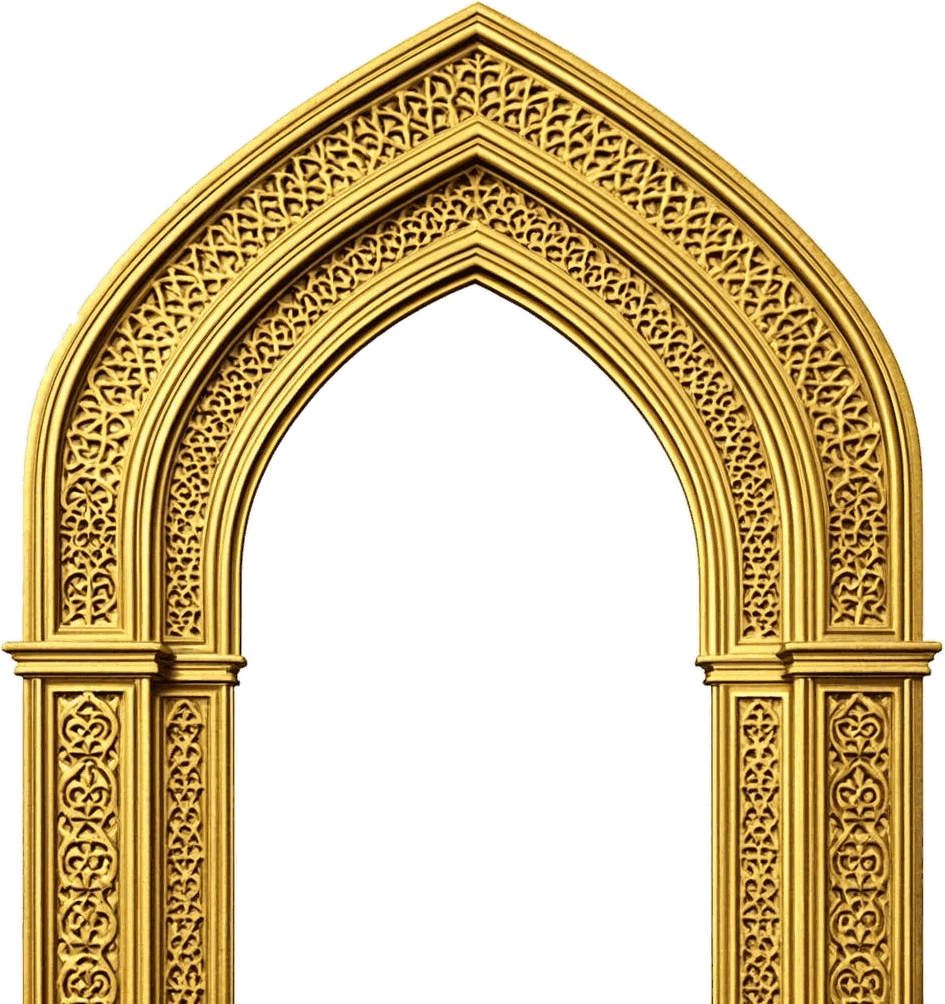
#> input picture assets/art/arch-sultan-tall.png, 945 x 1004 px, given in place of shamsa-raw.png, which was not available
$ python cutout-v3.py
#> lines starting #> are read from the running program, lines starting #| are printed output that depends on the picture
#!/usr/bin/env python3
"""Sultan v3 — cut out the newly generated black-background assets.

Edge flood-fill on a dark key (bg is pure/near black), then enclosed
near-black pockets larger than a threshold are removed too (keeps fine
engraving lines, drops trapped background), gentle edge feathering,
FASTOCTREE 256-colour compression. Outputs into assets/art/.
"""

from PIL import Image
import os
from collections import deque

RAW = os.path.join(os.path.dirname(__file__), "..", "_raw-art")
ART = os.path.join(os.path.dirname(__file__), "..", "assets", "art")


def is_bg(px, tol=62):
    r, g, b = px
    mx, mn = max(r, g, b), min(r, g, b)
    return mx < tol and (mx - mn) < tol


def cutout_dark(name, out_name, pocket_min=600, feather=1):
#> called with name = 'shamsa-raw.png', out_name = 'shamsa-sultan.png', pocket_min = 700, feather = 1
    src = os.path.join(RAW, name)
    dst = os.path.join(ART, out_name)
    im = Image.open(src).convert("RGBA")
#> im is the input picture: PIL image 945x1004 RGBA; mean R, G, B, A 88.2, 69.5, 27.5, 117
    W, H = im.size
#> W = 945; H = 1004
    px = im.load()

    # 1. flood-fill background from the border
    bg = bytearray(W * H)
    q = deque()
    for x in range(W):
        for y in (0, H - 1):
            if is_bg(px[x, y][:3]) and not bg[y * W + x]:
                bg[y * W + x] = 1; q.append((x, y))
    for y in range(H):
        for x in (0, W - 1):
            if is_bg(px[x, y][:3]) and not bg[y * W + x]:
                bg[y * W + x] = 1; q.append((x, y))
    while q:
        x, y = q.popleft()
        for dx, dy in ((1, 0), (-1, 0), (0, 1), (0, -1)):
            nx, ny = x + dx, y + dy
            if 0 <= nx < W and 0 <= ny < H and not bg[ny * W + nx]:
                if is_bg(px[nx, ny][:3]):
                    bg[ny * W + nx] = 1
                    q.append((nx, ny))

    # 2. enclosed near-black pockets — remove only large ones
    seen = bytearray(W * H)
    for start in range(W * H):
        if bg[start] or seen[start]:
            continue
        r, g, b, _ = px[start % W, start // W]
        if not is_bg((r, g, b)):
            continue
        # BFS this pocket
        comp = []
        q = deque([start])
        seen[start] = 1
        while q:
            idx = q.popleft()
            comp.append(idx)
            x, y = idx % W, idx // W
            for dx, dy in ((1, 0), (-1, 0), (0, 1), (0, -1)):
                nx, ny = x + dx, y + dy
                if 0 <= nx < W and 0 <= ny < H:
                    nidx = ny * W + nx
                    if not seen[nidx] and not bg[nidx]:
                        rr, gg, bb, _ = px[nx, ny]
                        if is_bg((rr, gg, bb)):
                            seen[nidx] = 1
                            q.append(nidx)
        if len(comp) >= pocket_min:
            for idx in comp:
                bg[idx] = 1

    # 3. apply alpha + feather
    for y in range(H):
        for x in range(W):
            idx = y * W + x
            r, g, b, a = px[x, y]
            if bg[idx]:
                px[x, y] = (r, g, b, 0)
            elif a and feather:
                # soften: if most 4-neighbours are bg, halve alpha
                nb = 0
                for dx, dy in ((1, 0), (-1, 0), (0, 1), (0, -1)):
                    nx, ny = x + dx, y + dy
                    if 0 <= nx < W and 0 <= ny < H and bg[ny * W + nx]:
                        nb += 1
                if nb >= 2:
                    px[x, y] = (r, g, b, a // 2)

    # 4. crop to content and quantize
    bbox = im.getchannel("A").getbbox()
    if bbox:
        im = im.crop(bbox)
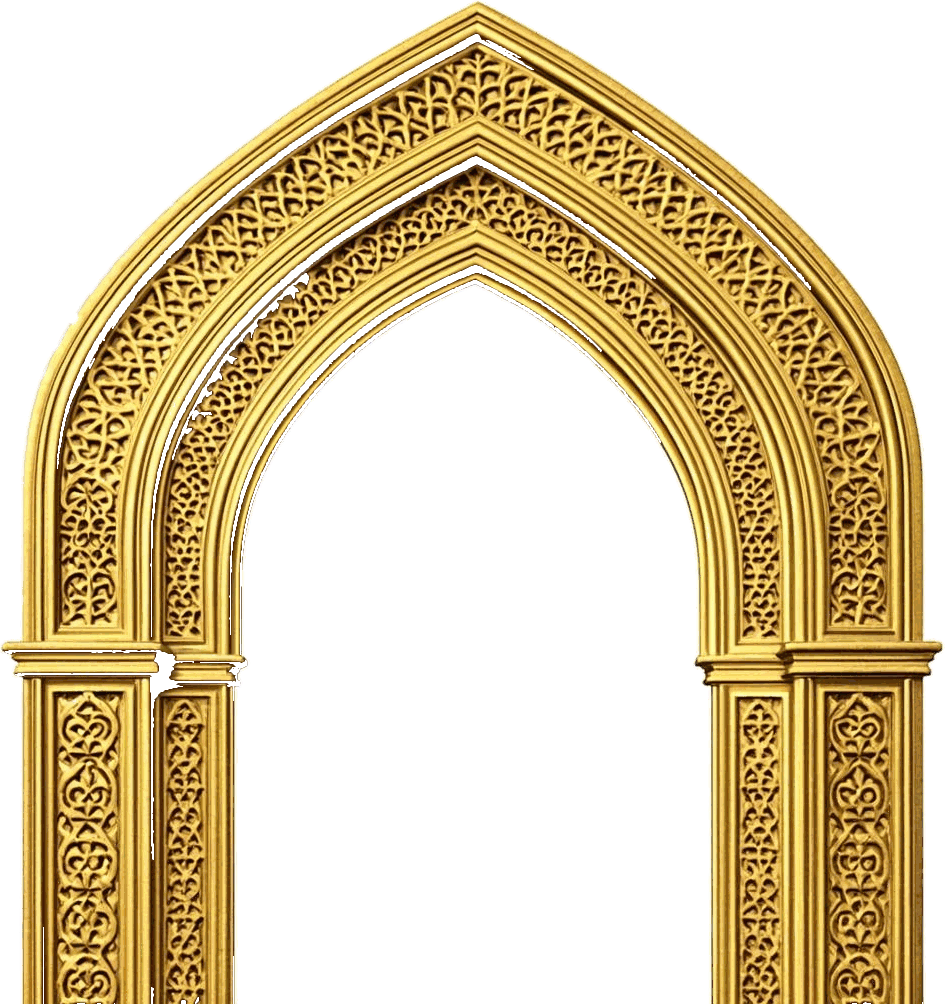
#> im: PIL image 945x1004 RGBA; mean R, G, B, A 88.2, 69.5, 27.5, 112.1; transparent parts drawn white
    im = im.quantize(256, method=Image.FASTOCTREE)
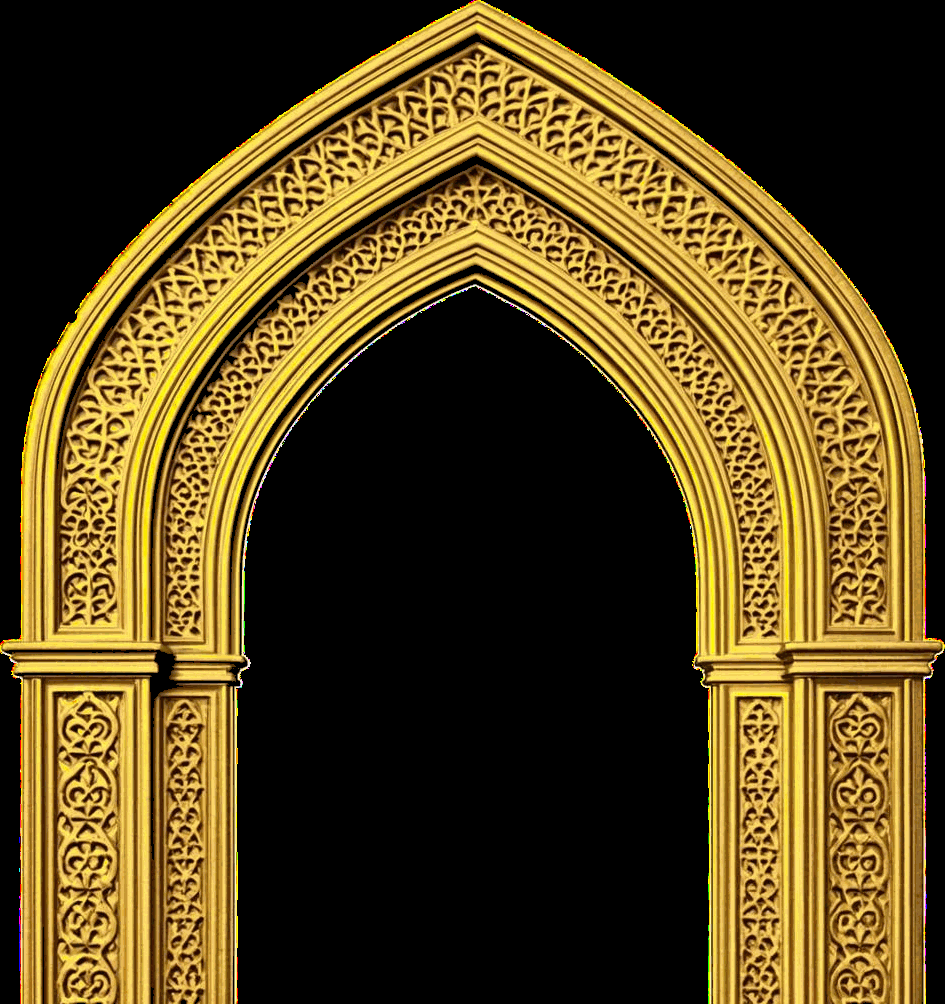
#> im: PIL image 945x1004 P; mean R, G, B 87.5, 69.1, 27.4
    im.save(dst, optimize=True)
    print(f"  {name} -> {out_name} {im.size}, {os.path.getsize(dst)//1024} KB")
#|   shamsa-raw.png -> shamsa-sultan.png (945, 1004), 272 KB


if __name__ == "__main__":
    print("sultan v3 cutouts")
    cutout_dark("shamsa-raw.png", "shamsa-sultan.png", pocket_min=700)
    cutout_dark("dome-raw.png", "dome-sultan.png", pocket_min=400)
#> call 2 of cutout_dark, with name = 'dome-raw.png', out_name = 'dome-sultan.png', pocket_min = 400, feather = 1
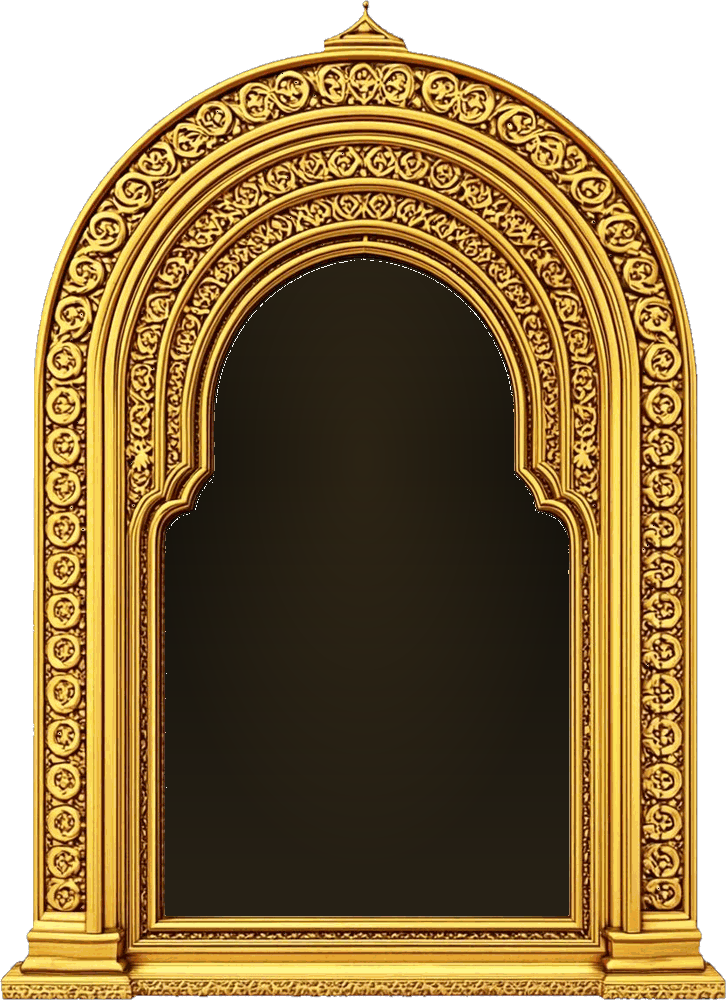
#> input picture assets/art/arch-sultan.png, 726 x 1000 px, given in place of dome-raw.png, which was not available
#> in cutout_dark, im is the input picture: PIL image 726x1000 RGBA; mean R, G, B, A 99.1, 75.4, 34.8, 204.7
#> in cutout_dark (call 2), `im = im.crop(bbox)`:
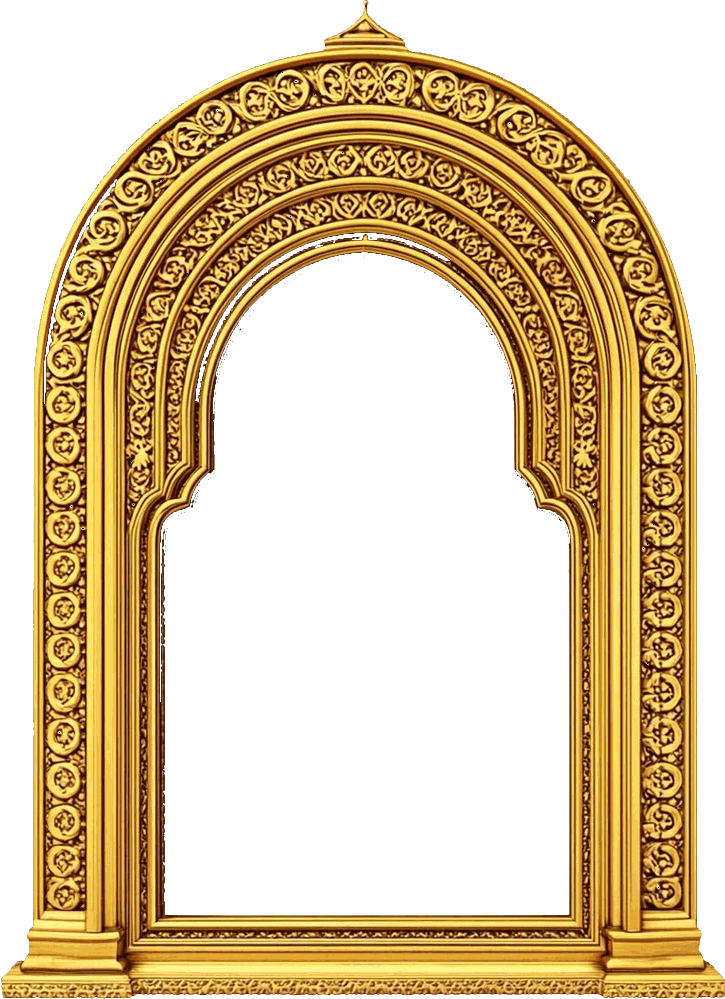
#> im: PIL image 725x999 RGBA; mean R, G, B, A 99.3, 75.6, 34.9, 122.6; transparent parts drawn white
#> in cutout_dark (call 2), `im = im.quantize(256, method=Image.FASTOCTREE)`:
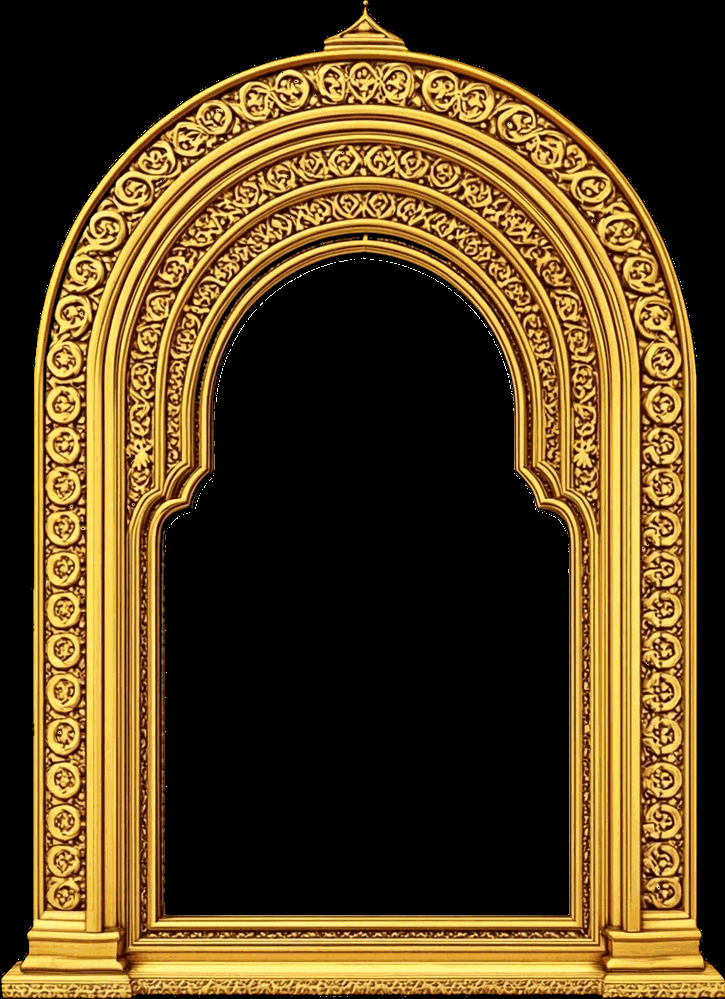
#> im: PIL image 725x999 P; mean R, G, B 87.7, 66.1, 29.1
#|   dome-raw.png -> dome-sultan.png (725, 999), 185 KB
    cutout_dark("flourish-raw.png", "flourish-sultan.png", pocket_min=500)
#> (the run stopped early here; a loop or call above may not have finished)
